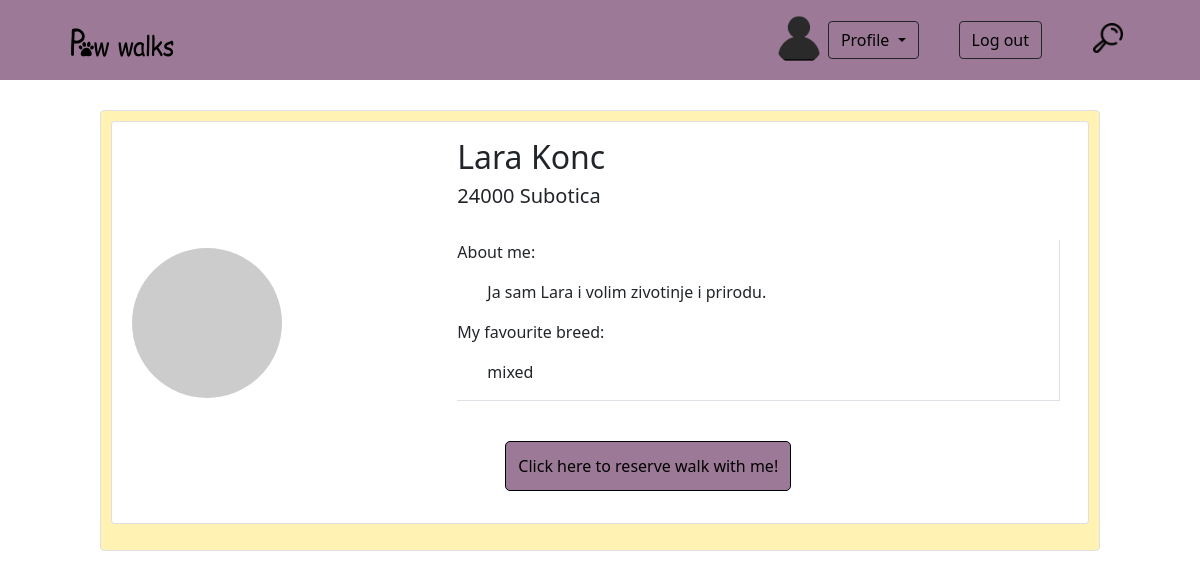
Page /pages/oneWalker.php?walker=82 (signed in) on the committed database.
### tables this page shows
CREATE TABLE `user` (
  `id` int(10) UNSIGNED NOT NULL,
  `role` enum('admin','customer','walker') NOT NULL,
  `first_name` varchar(20) NOT NULL,
  `last_name` varchar(20) NOT NULL,
  `email` varchar(255) NOT NULL,
  `password` varchar(255) NOT NULL,
  `forgot_password_code` varchar(10) DEFAULT NULL,
  `phone_number` varchar(30) NOT NULL,
  `address_id` int(10) UNSIGNED NOT NULL,
  `picture` varchar(255) DEFAULT NULL,
  `is_verified` tinyint(1) NOT NULL DEFAULT 0,
  `verification_code` char(6) DEFAULT NULL,
  `created_at` datetime NOT NULL,
  `updated_at` datetime NOT NULL,
  `registration_expires` datetime DEFAULT NULL
);

CREATE TABLE `address` (
  `id` int(10) UNSIGNED NOT NULL,
  `street` varchar(100) NOT NULL,
  `city` varchar(40) NOT NULL,
  `postal_code` int(11) DEFAULT NULL
);

CREATE TABLE `walker_details` (
  `id` int(10) UNSIGNED NOT NULL,
  `biography` text DEFAULT NULL,
  `is_active` tinyint(4) NOT NULL DEFAULT 0,
  `walker_id` int(10) UNSIGNED NOT NULL
);

CREATE TABLE `breeds` (
  `id` int(10) UNSIGNED NOT NULL,
  `breed_name` varchar(255) NOT NULL
);

### pages/oneWalker.php (the view, shortened to what this page needs)
<!DOCTYPE html>
<html lang="en">
<head>
    <link href="https://cdn.jsdelivr.net/npm/bootstrap@5.1.3/dist/css/bootstrap.min.css" rel="stylesheet">
    <link rel="stylesheet" href="../css/login.css">
    <link rel="stylesheet" href="../css/signup.css">
    <link rel="stylesheet" href="../css/homeStyle.css">
    <link rel="stylesheet" href="../css/scrollbar.css">
</head>
<body>
<?php
include_once '../page_parts/header.php';
if(isset($_GET['walker'])){
    $sqlWalker = "SELECT u.id,  u.first_name, u.last_name, u.picture, wd.biography, a.city, a.postal_code, b.breed_name FROM user u
                INNER JOIN walker_details wd ON wd.walker_id = u.id
                INNER JOIN address a ON a.id = u.address_id
                INNER JOIN walker_favourite_breeds wb ON wb.walker_id = u.id
                INNER JOIN breeds b ON b.id = wb.breed_id
                WHERE  u.id = ".$_GET['walker'];
}
    try{
        $conn = new PDO("mysql:host=" . HOST . ";dbname=" . DB, USER, PASS);
        $stmtWalker=$conn->prepare($sqlWalker);
        $stmtWalker->execute();
        $walker= $stmtWalker->fetch(PDO::FETCH_ASSOC);
    }
    catch (Exception $ex){
        echo($ex -> getMessage());
    }
?>
<div class="container ">
    <div class="row border rounded karta mx-auto" style="max-width: 1000px;">
        <div class="card mb-3" style="max-width: 1000px;">
            <div class="row g-0">
                <div class="col-md-4 align-self-center p-2">
                    <img src="https://picsum.photos/150/150" class="img-fluid rounded-circle" alt="...">
                </div>
                <div class="col-md-8">
                    <div class="card-body">
                        <h2 class="card-title"><?php echo $walker['first_name']." ".$walker['last_name'];?></h2>
                        <div class="card-text">
                            <h5><?php echo $walker['postal_code']. " ". $walker['city'];?></h5>
                            <br>
                            <div class="border-bottom border-end">
                                <p>About me: </p>
                                <p style="text-indent: 30px;"><?php echo $walker['biography'];?></p>
                                <p>My favourite breed: </p>
                                <p style="text-indent: 30px;"><?php echo $walker['breed_name'];?></p>
                            </div>
                            <br>
                            <button id="openReservation" class="ms-5 my-3" style="padding: 12px; background-color: #9c7a97;border: 1px solid black; border-radius: 5px; display: block;">Click here to reserve walk with me!</button>
                        </div>
                    </div>
                </div>
            </div>
        </div>
    </div>
</div>
</body>
</html>

### css/homeStyle.css (style rules this page uses)
.karta { background-color: rgba(255, 239, 159, 0.8); padding: 10px; margin: 30px 15px 20px 15px; }

### rows in the picture
user: first_name "Lara", last_name "Konc", address.postal_code "24000", address.city "Subotica", walker_details.biography "Ja sam Lara i volim zivotinje i prirodu.", breeds.breed_name "mixed"
